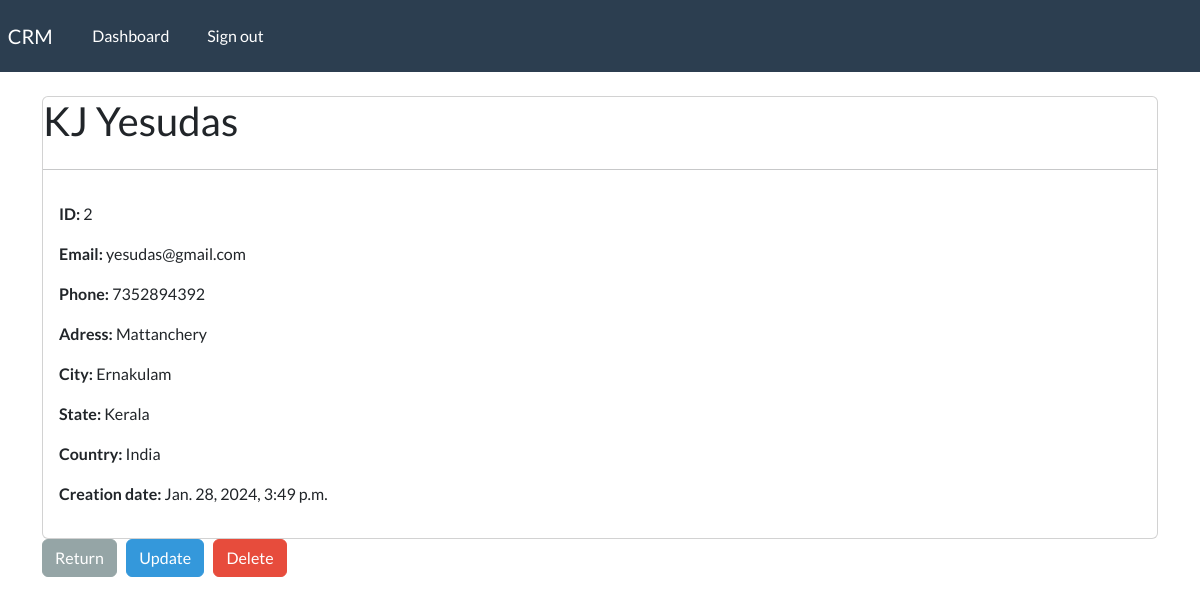
The page /record/2 (signed in) on the database its author committed.
### webapp/models.py (models this page shows, shortened)
class Record(models.Model):
    creation_date = models.DateTimeField(auto_now_add=True)
    first_name = models.CharField(max_length=100)
    last_name = models.CharField(max_length=100)
    email = models.CharField(max_length=100)
    phone = models.CharField(max_length=12)
    address = models.CharField(max_length=300)
    city = models.CharField(max_length=100)
    state = models.CharField(max_length=100)
    country = models.CharField(max_length=100)

### webapp/views.py (the view)
# urls.py: path('record/<int:pk>', views.singular_record, name = 'record'),
@login_required(login_url='my-login')
def singular_record(request, pk):
    all_records = Record.objects.get(id=pk)
    context = {'record': all_records}
    return render(request,'webapp/view-record.html', context=context)

### webapp/templates/webapp/view-record.html (shortened to what this page needs)
{% extends "webapp/base.html" %}
{% block content %}
<div>
    <div class="card">
        <h2>{{record.first_name}}
        {{record.last_name}}</h2>
        <hr>
        <div class="card-body">
            <p> <strong> ID: </strong> {{record.id}} </p>
            <p> <strong> Email: </strong> {{record.email}} </p>
            <p> <strong> Phone: </strong> {{record.phone}} </p>
            <p> <strong> Adress: </strong> {{record.address}} </p>
            <p> <strong> City: </strong> {{record.city}} </p>
            <p> <strong> State: </strong> {{record.state}} </p>
            <p> <strong> Country: </strong> {{record.country}} </p>
            <p> <strong> Creation date: </strong> {{record.creation_date}} </p>
        </div>
    </div>
</div>
<a href="{% url 'dashboard' %}" class="btn btn-secondary"> Return </a>
<a href="{% url 'update-record' record.id %}" class="btn btn-info"> Update </a>
<a href="{% url 'delete-record' record.id %}" class="btn btn-danger"> Delete </a>
{% endblock %}

### rows shown on the page
Record: first_name "KJ", last_name "Yesudas", id "2", email "yesudas@gmail.com", phone "7352894392", address "Mattanchery", city "Ernakulam", state "Kerala", country "India", creation_date "Jan. 28, 2024, 3:49 p.m."
